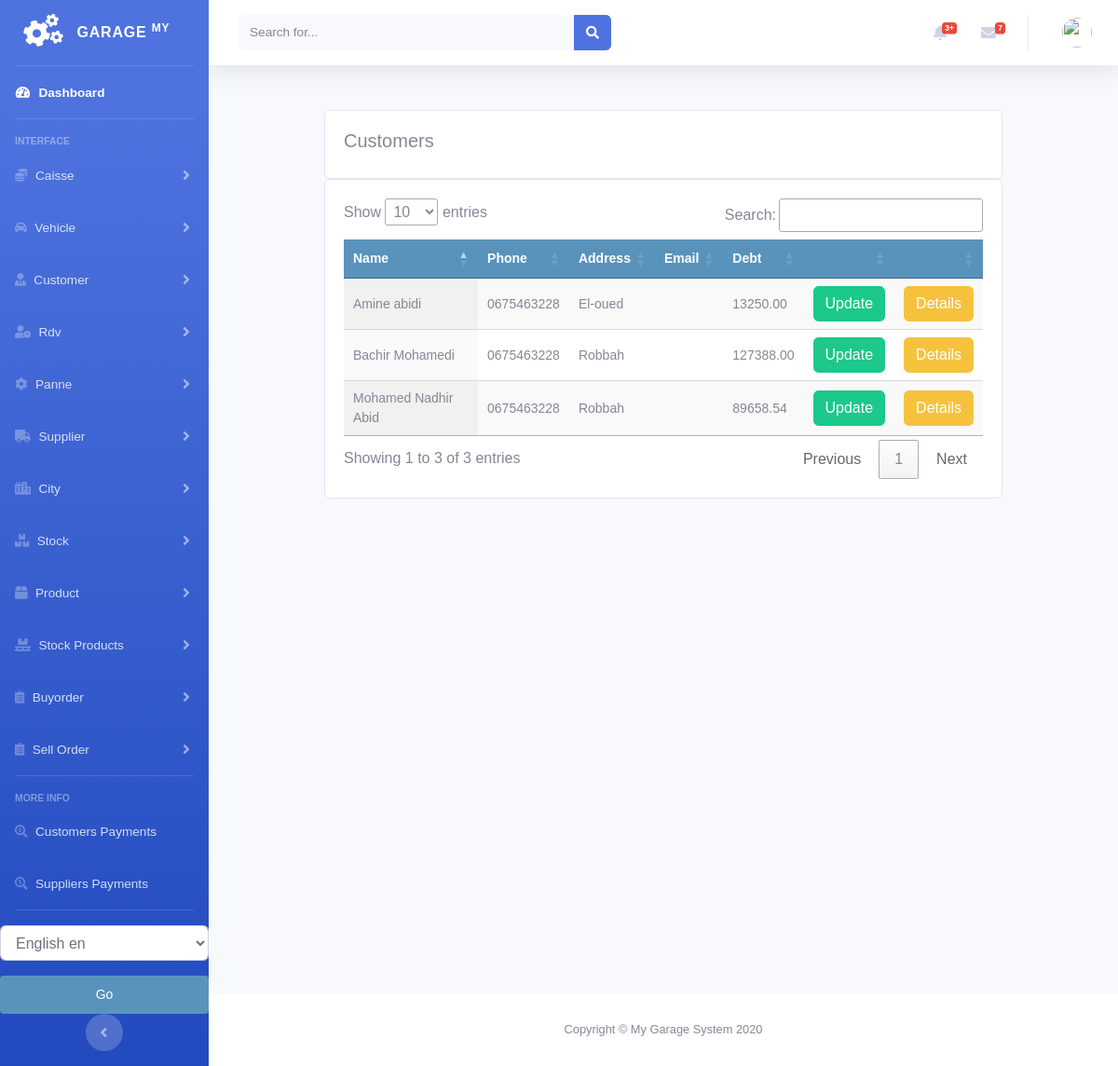
Page /customer/customer_list on the earlier database version.
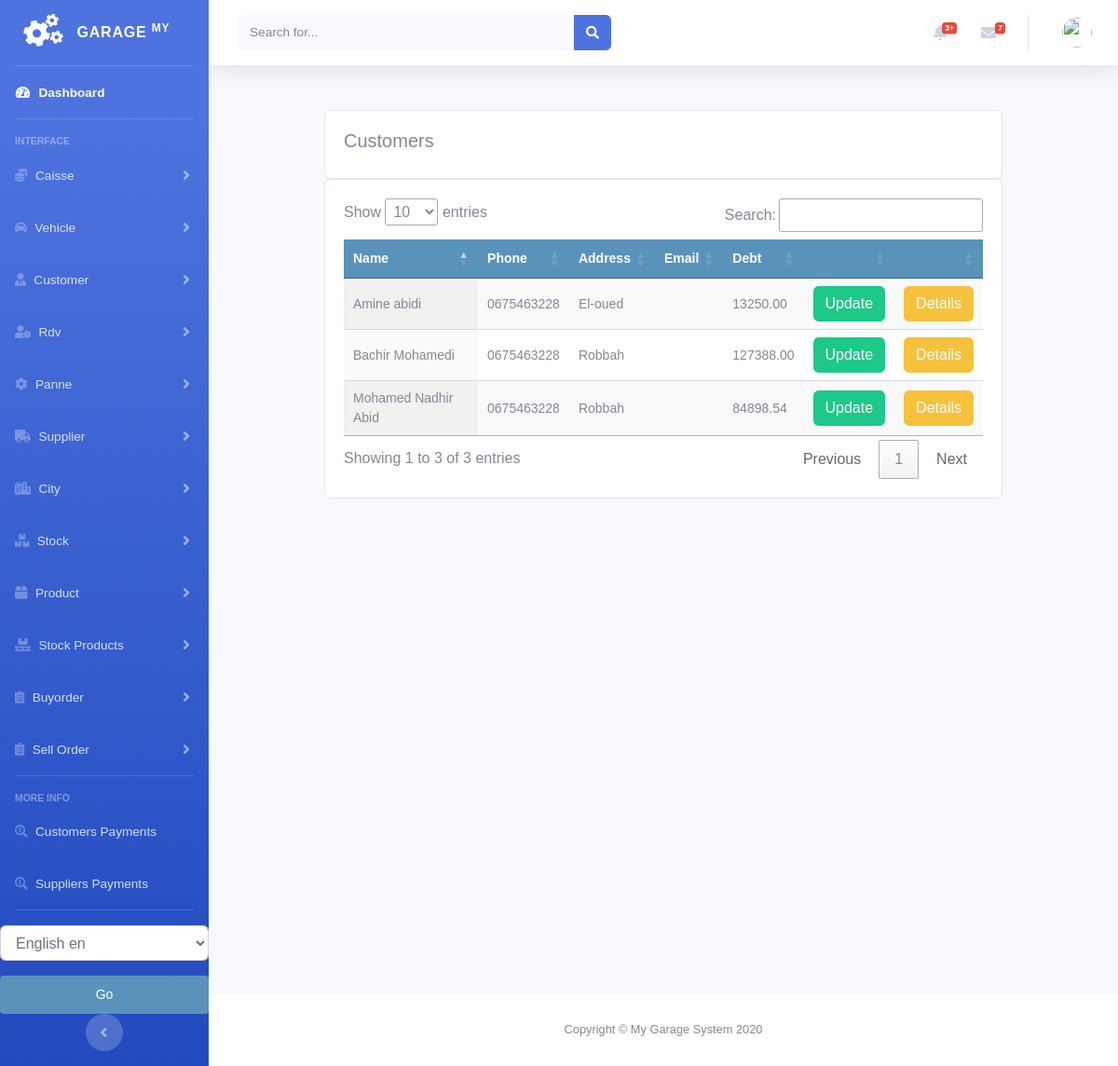
Same page on the later database version.
### customer/models.py (models this page shows, shortened)
class Customer(models.Model):
    firstname = models.CharField(max_length=250, null=True)
    lastname = models.CharField(max_length=250, null=True)
    address = models.CharField(max_length=200, null=True)
    phone = models.CharField(max_length=200, null=True)
    date_created = models.DateTimeField(auto_now_add=True, null=True)
    date_joined = models.DateField(null=True)
    debt = models.DecimalField(max_digits=10, decimal_places=2, null=True, default=0)

### customer/views.py (the view)
# urls.py: path('customer_list', views.customer_list, name='customer_list'),
def customer_list(request):
    customers = Customer.objects.all()
    context = {
        'customers': customers
    }
    return render(request, 'customer/list_customer.html', context)

### customer/templates/customer/list_customer.html (shortened to what this page needs)
{% extends 'home.html' %}
{% load static %}
{% block content %}
<br>
<div class="container">
    <div class="row">
        <div class="col-md">
            <div class="card card-body">
                <h5>Customers</h5>
            </div>
            <div class="card card-body">
                <table id="table_id" class="display text-center">
                    <thead>
                    <tr>
                        <th>Name</th>
                        <th>Phone</th>
                        <th>Address</th>
                        <th>Email</th>
                        <th>Debt</th>
                        <th></th>
                        <th></th>
                    </tr>
                    </thead>
                    <tbody>
                    {% for customer in customers %}
                    <tr>
                        <td>
                            {{customer.firstname}} {{customer.lastname}}
                        </td>
                        <td>
                            {{customer.phone}}
                        </td>
                        <td>
                            {{customer.address}}
                        </td>
                        <td>
                        </td>
                        <td>
                            {{customer.debt}}
                        </td>
                        <td>
                            <a class="btn btn-success "
                               href="{% url 'customer:update_customer' customer.id %}">Update</a>
                        </td>
                        <td>
                            <a class="btn btn-warning "
                               href="{% url 'customer:customer_detail' customer.id %}">Details</a>
                        </td>
                    </tr>
                    {% endfor %}
                    </tbody>
                </table>
            </div>
        </div>
    </div>
</div>
{% endblock %}
{% block jsscript %}
<link rel="stylesheet" type="text/css" href="https://cdn.datatables.net/1.10.22/css/jquery.dataTables.css">
{% endblock %}

Differences in the rows shown:
changed Customer "Mohamed Nadhir": debt "89658.54" → "84898.54"
